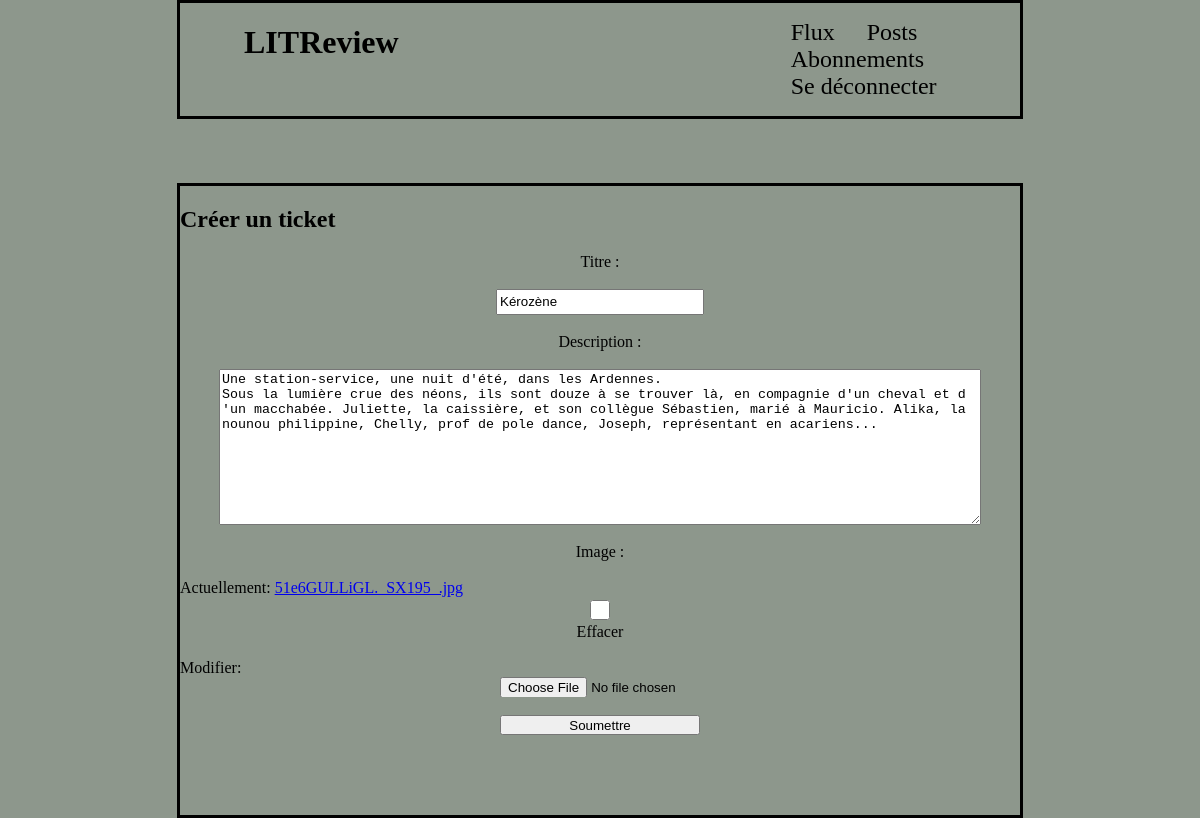
Page /ticket/edit/2 (signed in) on the committed database.
### home/models.py (models this page shows)
class Ticket(models.Model):
    title = models.CharField(
        max_length=200,
    )
    description = models.TextField(
        max_length=500,
        blank=True,
    )
    user = models.ForeignKey(
        to=settings.AUTH_USER_MODEL,
        on_delete=models.CASCADE,
    )
    image = models.ImageField(
        null=True,
        blank=True,
    )
    time_created = models.DateTimeField(
        auto_now_add=True,
    )

### home/views.py (the view, shortened to what this page needs)
# urls.py: path('ticket/', views.ticket, name='ticket'),
@login_required(login_url='/account/login')
def ticket(request, ticket_id_edit=False, ticket_id_del=False):
    if ticket_id_edit:
        ticket = Ticket.objects.get(id=ticket_id_edit)
        form = TicketForm(instance=ticket)
        if request.method == 'POST':
            form = TicketForm(request.POST, request.FILES, instance=ticket)
            if form.is_valid():
                form.save()
                return redirect('/')
        context = {'form': form}
        return render(request, 'ticket.html', context)

### home/forms.py
class TicketForm(ModelForm):
    class Meta:
        model = Ticket
        fields = ["title", "description", "image"]
        labels = {
            "title": "Titre",
            "description": "Description"
        }

### home/templates/ticket.html (shortened to what this page needs)
{% extends 'index.html' %}
{% load static %}
{% block content %}
<link rel="stylesheet" type="text/css" href="{% static 'review.css' %}">
<h1 class="block">Créer un ticket</h1>
<form method="post" enctype="multipart/form-data">
			{{ form.title.label_tag }}<br>
			{{ form.title }} <br>
		    {{ form.description.label_tag }}<br>
		    {{ form.description }} <br>
		    {{ form.image.label_tag }}<br>
		    {{ form.image }} <br>
		<button class="buttom" type="submit">Soumettre</button>
</form>
{% endblock %}

### static/style.css (style rules this page uses)
body { background-color: rgb(141, 151, 140 ); margin: 0 auto; display: flex; flex-direction: column; align-items: center; }

### static/review.css (style rules this page uses)
label { display: block; margin-left: auto; margin-right: auto; text-align: center; }
input { width: 200px; height: 20px; display: block; margin-left: auto; margin-right: auto; }
textarea { width: 90%; height: 10%; display: block; margin-left: auto; margin-right: auto; }
.buttom { width: 200px; height: 20px; display: block; margin-left: auto; margin-right: auto; }

### rows in the picture
Ticket: title "Kérozène", description "Une station-service, une nuit d'été, dans les Ardennes. Sous la lumière crue des néons, ils sont douze à se trouver là, en compagnie d'un cheval et d 'un macchabée. Juliette, la caissière, et son collègue Sébastien, marié à Mauricio. Alika, la nounou philippine, Chelly, prof de pole dance, Joseph, représentant en acariens..."
